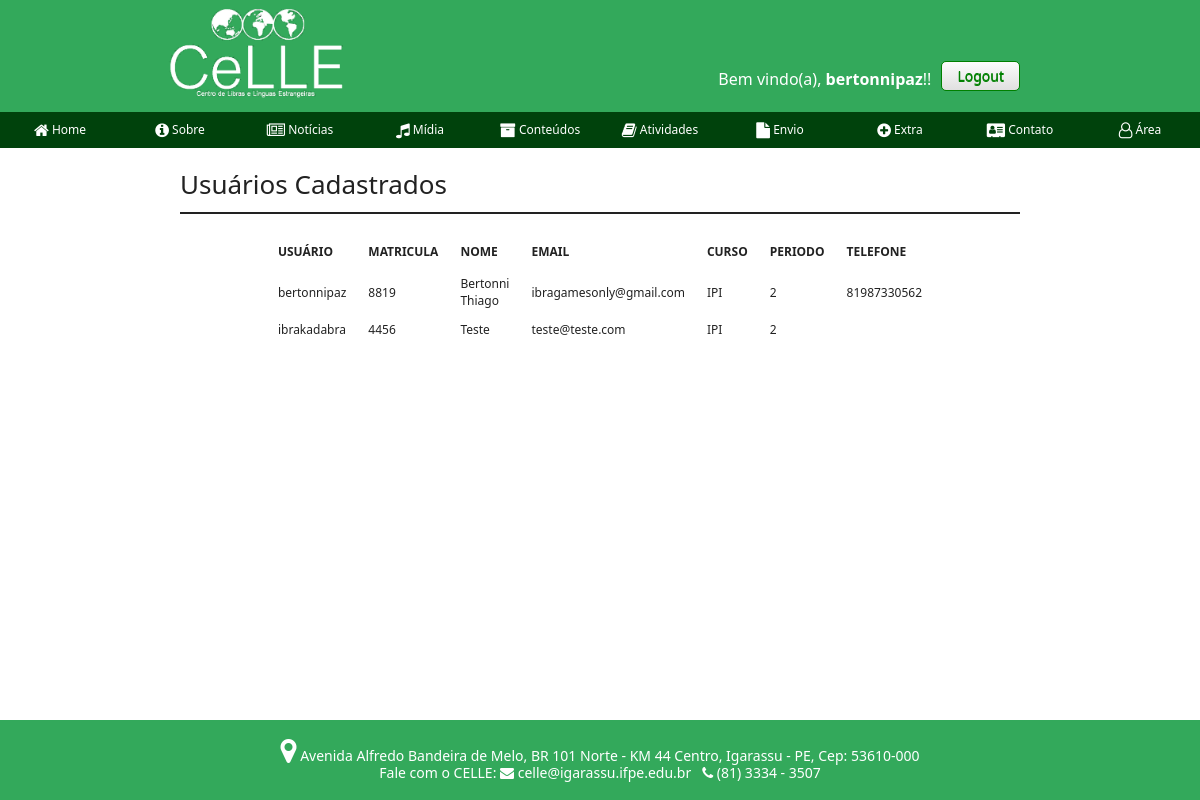
Screenshot of /php/usuarios_cadastrados.php (signed in) with the database file from the repository.
### tables this page shows
CREATE TABLE usuarios (
  id int(11) NOT NULL,
  nome varchar(50) NOT NULL,
  sexo varchar(50) NOT NULL,
  datanasc varchar(10) NOT NULL,
  telefone varchar(15) NOT NULL,
  email varchar(50) NOT NULL,
  usuario varchar(20) NOT NULL,
  senha varchar(256) NOT NULL,
  periodo varchar(30) NOT NULL,
  curso varchar(50) NOT NULL,
  matricula varchar(30) NOT NULL
);

### php/usuarios_cadastrados.php (the view, shortened to what this page needs)
<?php
include_once 'cabecalho.php';
?>
    <link rel="stylesheet" type="text/css" href="../css/estilo_form_area_admin.css" media="all">
    <section>
        <div id="conteudo">
            <h1 class="t1">Usuários Cadastrados</h1>
            <hr id="hr-top"></hr>
            <?php
            if (isset($_SESSION['usuario'])) {
                ?>
                <table class="table_form">
                    <thead>
                    <tr>
                        <th>USUÁRIO</th>
                        <th>MATRICULA</th>
                        <th>NOME</th>
                        <th>EMAIL</th>
                        <th>CURSO</th>
                        <th>PERIODO</th>
                        <th>TELEFONE</th>
                    </tr>
                    </thead>
                    <tbody id="corpo">
                    <?php
                    $link = mysqli_connect(DB_SERVER, DB_USERNAME, DB_PASSWORD, DB_NAME);
                    $query = "SELECT * FROM usuarios";
                    $result = mysqli_query($link, $query);
                    foreach ($result as $users) {
                        echo "<tr>";
                        echo "<td>" . $users['usuario'] . "</td>";
                        echo "<td>" . $users['matricula'] . "</td>";
                        echo "<td>" . $users['nome'] . "</td>";
                        echo "<td>" . $users['email'] . "</td>";
                        echo "<td>" . $users['curso'] . "</td>";
                        echo "<td>" . $users['periodo'] . "</td>";
                        echo "<td>" . $users['telefone'] . "</td>";
                        echo "</tr>";
                    }
                    ?>
                    </tbody>
                </table>
                <?php
            } else {
                echo "<span style='font-size: 18px; font-family: sans-serif;'>Faça o login para ver usuários cadastrados</span>";
            }
            ?>
        </div>
    </section>
<?php
include_once 'rodape.php';
?>

### php/cabecalho.php (shortened to what this page needs)
<!DOCTYPE HTML>
<html lang="pt-br">
<head>
    <link rel="stylesheet" type="text/css" href="../css/estilo.css" media="all">
    <link rel="stylesheet" type="text/css" href="../css/estilo_quiz.css" media="all">
    <link rel="stylesheet" type="text/css" href="../css/style_cadastro.css" media="all">
    <link rel="stylesheet" type="text/css" href="../css/kickstart-buttons.css" media="all">
    <link rel="stylesheet" type="text/css" href="../css/font-awesome-4.7.0/css/font-awesome.css" media="all">
</head>
<body>
<header>
    <div id="logo">
        <?php
        if (!isset($_SESSION['usuario'])) {
            ?>
            <div class="login">
                <form action="<?php echo htmlspecialchars($_SERVER["PHP_SELF"]); ?>" method="POST">
                    <table id="login" cellspacing="5">
                        <tr>
                            <td><span class="log">Usuário</span></td>
                            <td><input type="text" placeholder="usuario" name="usuario" required></td>
                        </tr>
                        <tr>
                            <td><span class="log">Senha</span></td>
                            <td><input type="password" placeholder="senha" name="senha" required></td>
                            <td><input class="large" type="submit" name="enviar" Value="Login"></td>
                        </tr>
                    </table>
                    <a href="cadastro.php">
                        <small>Não é cadastrado? Cadastre-se aqui</small>
                    </a>
                </form>
            </div>
            <?php
        }
        else {
            ?>
            <form action="<?php echo htmlspecialchars($_SERVER["PHP_SELF"]); ?>" method="POST">
                <input class="submit logout" style="margin-right: 15%; margin-top: 52px;" type="submit" name="logout"
                       value="Logout">
            </form>
            <?php
            echo "<span class='boas_vindas'>Bem vindo(a), <b>" . $_SESSION['usuario'] . "</b>!! </span>";
        }
        ?>
        <div class="banner">
            <div id="logo-reitoria">
                <img src="../imagens/logo.png" widht="300px" height="90px">
            </div>
        </div>
    </div>
    <nav id="menu">
        <ul class="menu">
            <li>
                <a href="home.php" class="submenu" id="home.php"><i class="fa fa-home fa-lg" aria-hidden="true"></i> Home</a>
            </li>
            <li><a href="sobre.php" class="submenu" id="sobre.php"><i class="fa fa-info-circle fa-lg" aria-hidden="true"></i> Sobre</a></li>
            <li><a href="noticias.php" class="submenu" id="noticias.php"><i class="fa fa-newspaper-o fa-lg" aria-hidden="true"></i> Notícias</a></li>
            <li><a href="#" id="#"><i class="fa fa-music fa-lg" aria-hidden="true"></i> Mídia</a>
            </li>
            <li><a href="#" id="#"><i class="fa fa-archive fa-lg" aria-hidden="true"></i> Conteúdos</a>
            </li>
            <li><a href="#" id="#"><i class="fa fa-book fa-lg" aria-hidden="true"></i> Atividades</a>
            </li>
            <li><a href="arquivos.php" class="submenu" id="arquivos.php"><i class="fa fa-file fa-lg" aria-hidden="true"></i> Envio</a></li>
            <li><a href="sites_relacionados.php" class="submenu" id="sites_relacionados.php"><i class="fa fa-plus-circle fa-lg" aria-hidden="true"></i> Extra</a></li>
            <li><a href="contatos.php" class="submenu" id="CONTATOS.php"><i class="fa fa-address-card fa-lg" aria-hidden="true"></i> Contato</a></li>
            <li><a href="#" class="submenu" id="index_form_vocabulario.php"><i class="fa fa-user-o fa-lg" aria-hidden="true"></i> Área
                    Administrativa</a>
            </li>
        </ul>
        <br><br>
    </nav>
</body>
</html>

### php/rodape.php
<footer>
    <br>
    <i class="fa fa-map-marker fa-2x" aria-hidden="true"></i> Avenida Alfredo Bandeira de Melo, BR 101 Norte - KM 44
    Centro, Igarassu - PE, Cep: 53610-000<br>
    Fale com o CELLE:
    <i class="fa fa-envelope " aria-hidden="true"></i> celle@igarassu.ifpe.edu.br &nbsp;
    <i class="fa fa-phone " aria-hidden="true"></i> (81) 3334 - 3507
</footer>
</body>
</html>

### css/estilo.css (style rules this page uses)
﻿html, body { margin: 0; padding: 0; min-height: 100%; font-size: 1em; line-height: 1.4em; font-family: 'SegoeUI', Arial, Helvetica !important; max-width: 100%; overflow-x: hidden; }
p, a { color: #333333; }
.banner { padding-left: 14%; margin: 0 auto; }
#logo { margin: auto; padding: 0.714em 0; background-color: #33A95B; display: block; }
h1 { font-size: 30px; margin-right: 10px; font-family: 'Segoe UI'; font-weight: lighter; }
#conteudo { width: 70%; margin-left: 15%; margin-right: 15%; height: 100%; text-align: justify; margin-bottom: 5%; }
footer { background: #33A95B; min-height: 5%; height: 10%; position: fixed; bottom: 0; text-align: center; width: 100%; color: #FFFFFF; font-size: 14px; }
.t1 { margin-top: 30px; margin-left: 0; font-size: 26px; }
* { margin: 0px; }
body { font-size: 12px; }
a { text-decoration: none; }
.menu { width: 100%; list-style: none; }
#menu, #menu ul { list-style: none; width: 100%; padding: 0px; }
#menu li { float: left; width: 10%; }
#menu a { display: block; width: 100%; height: 3em; line-height: 3; text-align: center; text-decoration: none; background-color: #00420c; color: #fff; border-width: 0 1px 1px; }
section { height: 100%; margin-bottom: 30px; }
#logo-reitoria { margin: 0; width: 70%; }
#hr-top { border: 1.5px solid; margin-top: 20px; margin-bottom: 20px; }
table { margin-left: 0px; vertical-align: super; }
table tr td { padding: 5px 10px; }
.paises table, tr, th, td, .expressoes table, tr, th, td { border-collapse: collapse; padding: 8px 10px; }
span { float: left; }
.logout { margin-top: 3px; float: right; margin-right: 15%; margin-left: 18px; }
.boas_vindas { float: right; margin-top: 62px; font-size: 16px; color: white; margin-right: 10px; }

### css/estilo_quiz.css (style rules this page uses)
.submit, .reset { cursor: pointer; padding: 4px 5px; }

### css/style_cadastro.css (style rules this page uses)
input, select { color: inherit; font: inherit; margin: 0; }
body { background: #fff; background-image: initial; background-position-x: initial; background-position-y: initial; background-size: initial; background-repeat-x: initial; background-repeat-x: initial; background-attachment: initial; background-origin: initial; background-clip: initial; background-color: rgb(255, 255, 255); color: #222; padding: 0; margin: 0; font-family: "Helvetica neue", "helvetica", Helvetica, Arial, sans-serif; font-weight: normal; font-style: normal; position: relative; cursor: default; }
.submit { cursor: pointer; }

### css/kickstart-buttons.css (style rules this page uses)
button, a.btn, a.btn:visited, a.button, a.button:visited, input[type="submit"], input[type="reset"], input[type="button"] { position: relative; top: 0; left: 0; vertical-align: middle; margin: 0; padding: 5px 10px; line-height: 100%; -moz-border-radius: 5px; -webkit-border-radius: 5px; border-radius: 5px; cursor: pointer; width: auto; overflow: visible; font-weight: normal; font-size: 14px; text-shadow: 0 1px 0 green; color: green; text-decoration: none; vertical-align: middle; -webkit-box-sizing: border-box; -moz-box-sizing: border-box; box-sizing: border-box; display: inline-block; *display: inline; zoom: 1; border: 1px solid green; background: rgb(50, 205, 50); background: -moz-linear-gradient(top, rgba(252, 252, 252, 1) 0%, rgba(224, 224, 224, 1) 100%); background: -webkit-gradient(linear, left top, left bottom, color-stop(0%, rgba(252, 252, 252, 1)), color-stop(100%, rgba(224, 224, 224, 1))); background: -webkit-linear-gradient(top, rgba(252, 252, 252, 1) 0%, rgba(224, 224, 224, 1) 100%); background: -o-linear-gradient(top, rgba(252, 252, 252, 1) 0%, rgba(224, 224, 224, 1) 100%); filter: progid:DXImageTransform.Microsoft.gradient(startColorstr='#fcfcfc', endColorstr='#e0e0e0', GradientType=0); background: linear-gradient(top, rgba(252, 252, 252, 1) 0%, rgba(224, 224, 224, 1) 100%); }
button, input[type="submit"], input[type="reset"], input[type="button"] { padding: 7px 15px; }

### css/estilo_form_area_admin.css (style rules this page uses)
.table_form { width: 50%; margin: 20px auto; }

### rows the page displays
usuarios: usuario "bertonnipaz", matricula "8819", nome "Bertonni Thiago", email "ibragamesonly@gmail.com", curso "IPI", periodo "2", telefone "81987330562"
usuarios: usuario "ibrakadabra", matricula "4456", nome "Teste", email "teste@teste.com", curso "IPI", periodo "2"

### other values shown
$_SESSION['usuario'] "bertonnipaz"
